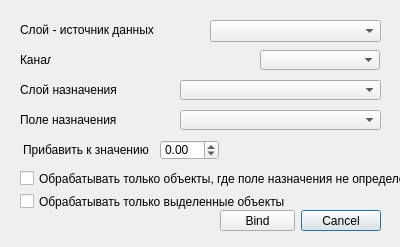
<?xml version="1.0" encoding="UTF-8"?>
<ui version="4.0">
 <class>bindElevationDialog</class>
 <widget class="QDialog" name="bindElevationDialog">
  <property name="geometry">
   <rect>
    <x>0</x>
    <y>0</y>
    <width>400</width>
    <height>247</height>
   </rect>
  </property>
  <property name="windowTitle">
   <string>Bind Elevation</string>
  </property>
  <widget class="QDialogButtonBox" name="buttonBox">
   <property name="geometry">
    <rect>
     <x>40</x>
     <y>210</y>
     <width>341</width>
     <height>21</height>
    </rect>
   </property>
   <property name="orientation">
    <enum>Qt::Horizontal</enum>
   </property>
   <property name="standardButtons">
    <set>QDialogButtonBox::Cancel</set>
   </property>
  </widget>
  <widget class="QComboBox" name="rasterLayer">
   <property name="geometry">
    <rect>
     <x>210</x>
     <y>20</y>
     <width>171</width>
     <height>22</height>
    </rect>
   </property>
  </widget>
  <widget class="QLabel" name="label_4">
   <property name="geometry">
    <rect>
     <x>20</x>
     <y>20</y>
     <width>204</width>
     <height>20</height>
    </rect>
   </property>
   <property name="text">
    <string>Слой - источник данных</string>
   </property>
  </widget>
  <widget class="QLabel" name="label_6">
   <property name="geometry">
    <rect>
     <x>20</x>
     <y>50</y>
     <width>31</width>
     <height>20</height>
    </rect>
   </property>
   <property name="text">
    <string>Канал</string>
   </property>
  </widget>
  <widget class="QComboBox" name="rasterBand">
   <property name="geometry">
    <rect>
     <x>260</x>
     <y>50</y>
     <width>120</width>
     <height>20</height>
    </rect>
   </property>
   <property name="minimumSize">
    <size>
     <width>120</width>
     <height>0</height>
    </size>
   </property>
  </widget>
  <widget class="QComboBox" name="vectorLayer">
   <property name="geometry">
    <rect>
     <x>180</x>
     <y>80</y>
     <width>201</width>
     <height>20</height>
    </rect>
   </property>
  </widget>
  <widget class="QLabel" name="label">
   <property name="geometry">
    <rect>
     <x>20</x>
     <y>80</y>
     <width>101</width>
     <height>20</height>
    </rect>
   </property>
   <property name="text">
    <string>Слой назначения</string>
   </property>
  </widget>
  <widget class="QComboBox" name="destinationField">
   <property name="geometry">
    <rect>
     <x>180</x>
     <y>110</y>
     <width>201</width>
     <height>20</height>
    </rect>
   </property>
  </widget>
  <widget class="QLabel" name="label_2">
   <property name="geometry">
    <rect>
     <x>20</x>
     <y>110</y>
     <width>204</width>
     <height>20</height>
    </rect>
   </property>
   <property name="text">
    <string>Поле назначения</string>
   </property>
  </widget>
  <widget class="QLabel" name="label_5">
   <property name="geometry">
    <rect>
     <x>23</x>
     <y>140</y>
     <width>131</width>
     <height>20</height>
    </rect>
   </property>
   <property name="text">
    <string>Прибавить к значению</string>
   </property>
  </widget>
  <widget class="QDoubleSpinBox" name="additionValue">
   <property name="geometry">
    <rect>
     <x>160</x>
     <y>140</y>
     <width>59</width>
     <height>20</height>
    </rect>
   </property>
   <property name="minimum">
    <double>-999.990000000000009</double>
   </property>
   <property name="maximum">
    <double>999.990000000000009</double>
   </property>
  </widget>
  <widget class="QCheckBox" name="processOnlySelected">
   <property name="geometry">
    <rect>
     <x>20</x>
     <y>193</y>
     <width>414</width>
     <height>17</height>
    </rect>
   </property>
   <property name="text">
    <string>Обрабатывать только выделенные объекты</string>
   </property>
  </widget>
  <widget class="QCheckBox" name="processOnlyNull">
   <property name="geometry">
    <rect>
     <x>20</x>
     <y>170</y>
     <width>414</width>
     <height>17</height>
    </rect>
   </property>
   <property name="text">
    <string>Обрабатывать только объекты, где поле назначения не определено</string>
   </property>
  </widget>
  <widget class="QPushButton" name="bindElevationButton">
   <property name="geometry">
    <rect>
     <x>220</x>
     <y>210</y>
     <width>75</width>
     <height>21</height>
    </rect>
   </property>
   <property name="text">
    <string>Bind</string>
   </property>
  </widget>
 </widget>
 <resources/>
 <connections>
  <connection>
   <sender>buttonBox</sender>
   <signal>accepted()</signal>
   <receiver>bindElevationDialog</receiver>
   <slot>accept()</slot>
   <hints>
    <hint type="sourcelabel">
     <x>248</x>
     <y>254</y>
    </hint>
    <hint type="destinationlabel">
     <x>157</x>
     <y>274</y>
    </hint>
   </hints>
  </connection>
  <connection>
   <sender>buttonBox</sender>
   <signal>rejected()</signal>
   <receiver>bindElevationDialog</receiver>
   <slot>reject()</slot>
   <hints>
    <hint type="sourcelabel">
     <x>316</x>
     <y>260</y>
    </hint>
    <hint type="destinationlabel">
     <x>286</x>
     <y>274</y>
    </hint>
   </hints>
  </connection>
 </connections>
</ui>
